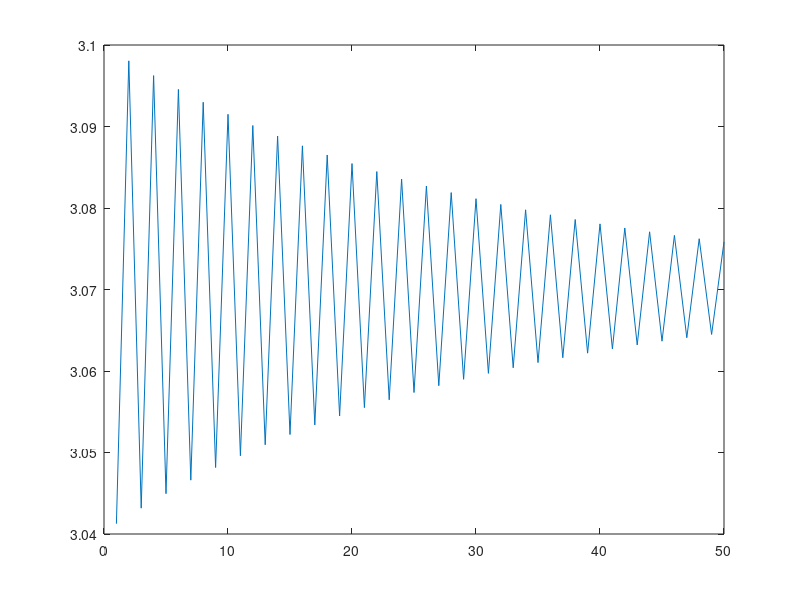

MATLAB code to generate this figure:
% out of curiosity, I will plot each successive terms
% against the number of new iterations to observe the behavior
fx = @(x) sqrt(3*(3-sin(2*x)))

xi = 3.1 % initial guess
xs = [];
n = [1:50];
for i = n
	xi = fx(xi);
	xs(end +1) = xi;
end

plot(n,xs)
disp(xs)
% the term oscillates around the value it's converging to
